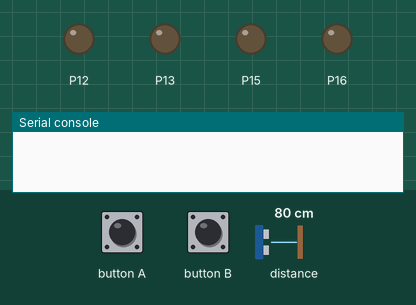
This program was run on a simulated BBC micro:bit (MakeCode). On the bench: output pins drawn as LEDs (lit = HIGH), the last lines printed to the serial console. Inputs (shaded band) come from the test bench; at power-on: distance to the obstacle 80 cm.

Above: at 1.2 s.
1.3 s: button A pressed for 0.15 s
At 2.7 s:
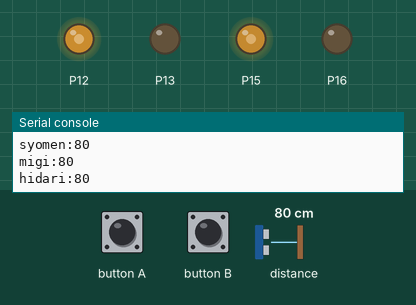
3.4 s: distance to the obstacle set to 27 cm
At 4.2 s:
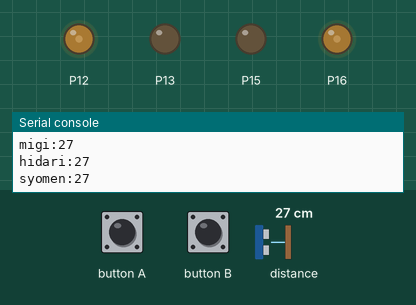
5.9 s: distance to the obstacle set to 23 cm
At 7.4 s:
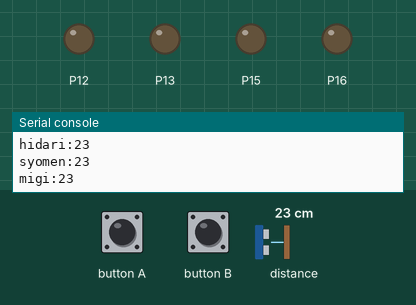
8.3 s: distance to the obstacle set to 17 cm
At 9.1 s:
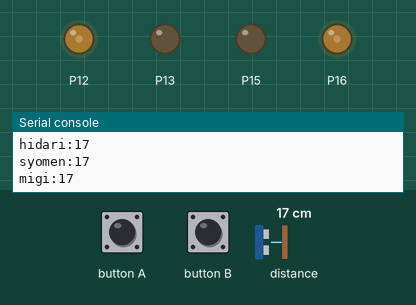
10.7 s: distance to the obstacle set to 13 cm
At 12.3 s:
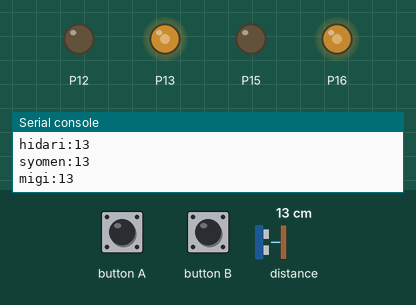
12.6 s: button B pressed for 0.15 s
At 13.6 s:
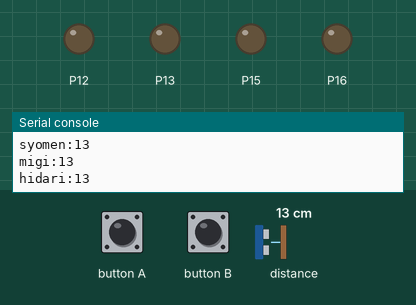
Timing chart, 0 to 15.6 s (numbered marks = the images above; inputs shaded):
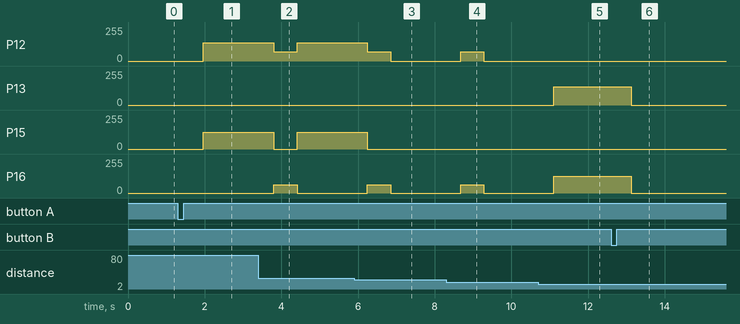

The program:

main.ts
```typescript
function 左回転 () {
    pins.analogWritePin(AnalogPin.P12, 0)
    pins.analogWritePin(AnalogPin.P13, (スピード + バランス) / 2)
    pins.analogWritePin(AnalogPin.P15, スピード / 2)
    pins.analogWritePin(AnalogPin.P16, 0)
}
function 右距離を測る () {
    右距離 = 0
    while (右距離 == 0) {
        右距離 = sonar.ping(
        DigitalPin.P4,
        DigitalPin.P6,
        PingUnit.Centimeters
        )
    }
    serial.writeValue("migi", 右距離)
    return 右距離
}
input.onButtonPressed(Button.A, function () {
    電源 = 1
})
function バック () {
    pins.analogWritePin(AnalogPin.P12, 0)
    pins.analogWritePin(AnalogPin.P13, スピード + バランス)
    pins.analogWritePin(AnalogPin.P15, 0)
    pins.analogWritePin(AnalogPin.P16, スピード)
}
function 左距離を測る () {
    左距離 = 0
    while (左距離 == 0) {
        左距離 = sonar.ping(
        DigitalPin.P7,
        DigitalPin.P8,
        PingUnit.Centimeters
        )
    }
    serial.writeValue("hidari", 左距離)
    return 左距離
}
function 前進 () {
    pins.analogWritePin(AnalogPin.P12, スピード + バランス)
    pins.analogWritePin(AnalogPin.P13, 0)
    pins.analogWritePin(AnalogPin.P15, スピード + 0)
    pins.analogWritePin(AnalogPin.P16, 0)
}
function 右回転 () {
    pins.analogWritePin(AnalogPin.P12, (スピード + バランス) / 2)
    pins.analogWritePin(AnalogPin.P13, 0)
    pins.analogWritePin(AnalogPin.P15, 0)
    pins.analogWritePin(AnalogPin.P16, スピード / 2)
}
input.onButtonPressed(Button.B, function () {
    電源 = 0
})
function 停止 () {
    pins.analogWritePin(AnalogPin.P12, 0)
    pins.analogWritePin(AnalogPin.P13, 0)
    pins.analogWritePin(AnalogPin.P15, 0)
    pins.analogWritePin(AnalogPin.P16, 0)
}
function 正面距離を測る () {
    正面距離 = 0
    while (正面距離 == 0) {
        正面距離 = sonar.ping(
        DigitalPin.P0,
        DigitalPin.P1,
        PingUnit.Centimeters
        )
    }
    serial.writeValue("syomen", 正面距離)
    return 正面距離
}
let 正面距離 = 0
let 左距離 = 0
let 右距離 = 0
let バランス = 0
let スピード = 0
let 電源 = 0
led.enable(false)
停止()
電源 = 0
スピード = 500
バランス = 50
let 最大距離 = 25
let 最小距離 = 15
serial.redirectToUSB()
basic.forever(function () {
    while (電源 == 1) {
        正面距離を測る()
        basic.pause(200)
        右距離を測る()
        basic.pause(200)
        左距離を測る()
        if (正面距離 > 右距離) {
            右回転()
        } else if (正面距離 > 左距離) {
            左回転()
        } else if (正面距離 > 最大距離) {
            前進()
        } else if (正面距離 < 最小距離) {
            バック()
        } else {
            停止()
        }
        basic.pause(200)
    }
    停止()
    basic.pause(200)
})
```

test.ts
```typescript
// テストはここに来ます。このパッケージが拡張機能として使用されるときにはコンパイルされません。
```

Measured:
- the behaviour switches between 26 and 25 cm on distance to the obstacle (found by bisection; images 2 and 3)
- the behaviour switches between 15 and 14 cm on distance to the obstacle (found by bisection; images 4 and 5)
- after the input at 1.3 s, P12: 0/255 → 137/255 after 0.66 s; P15: 0/255 → 125/255 after 0.66 s
- after the input at 3.4 s, P12: 137/255 → 69/255 after 0.41 s, → 137/255 0.61 s later; P15: 125/255 → 0/255 after 0.41 s, → 125/255 0.61 s later; P16: 0/255 → 62/255 after 0.41 s, → 0/255 0.61 s later
- after the input at 5.9 s, P12: 137/255 → 69/255 after 0.34 s, → 0/255 0.61 s later; P15: 125/255 → 0/255 after 0.34 s; P16: 0/255 → 62/255 after 0.34 s, → 0/255 0.61 s later
- after the input at 8.3 s, P12: 0/255 → 69/255 after 0.38 s, → 0/255 0.61 s later; P16: 0/255 → 62/255 after 0.38 s, → 0/255 0.61 s later
- after the input at 10.7 s, P13: 0/255 → 137/255 after 0.41 s; P16: 0/255 → 125/255 after 0.41 s
- after the input at 12.6 s, P13: 137/255 → 0/255 after 0.53 s; P16: 125/255 → 0/255 after 0.53 s
